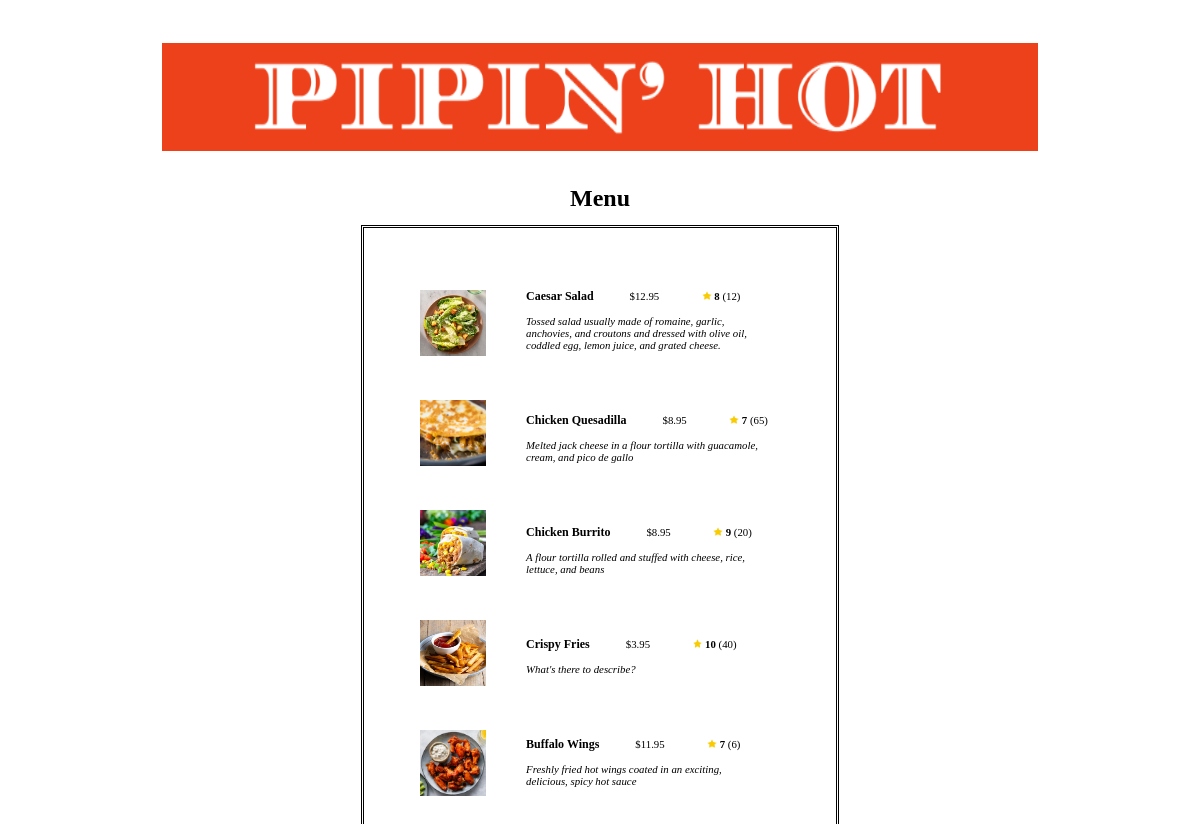
Page /menu/userMenu/ on the earlier database version.
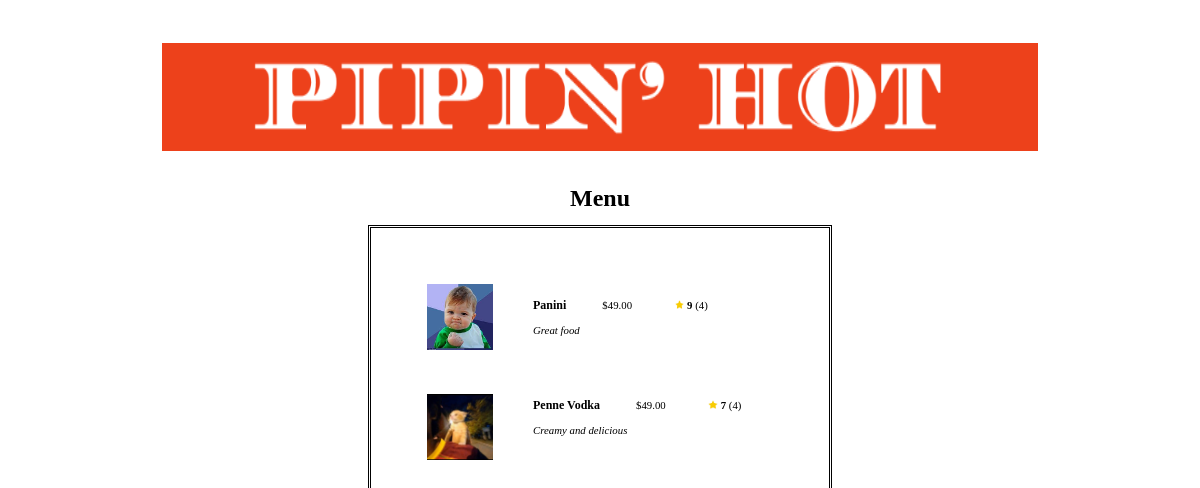
Same page on the later database version.
### menu/models.py (models this page shows)
class FoodItem(models.Model):
    name = models.CharField(max_length=50, unique=True)
    price = models.DecimalField(max_digits=6, decimal_places=2)
    img = models.ImageField(upload_to='uploads/')
    category = models.CharField(max_length=50)
    description = models.CharField(
        max_length=300, default="No description given")
    quantity_ordered = models.IntegerField(default=0)
    rating = models.IntegerField(default=0)
    chef_name = models.ForeignKey(
        User, on_delete=models.CASCADE, blank=True, default=None)
    vip_exclusive = models.BooleanField(default=False)

### menu/views.py (the view)
# urls.py: path('userMenu/', custFoodView, name='customer_menu'),
def custFoodView(request):
    form = FoodForm(request.POST, request.FILES)
    foodList = FoodItem.objects.all()
    user = request.user.pk
    if (Customer.objects.filter(pk=user).exists()):
        return redirect('order')
    else:
        if form.is_valid():
            form.save()
        else:
            if form.is_valid():
                form.save()
            else:
                form = FoodForm()
            return render(request, 'userMenu.html', {'form': form, 'foodList': foodList})

### menu/templates/userMenu.html (shortened to what this page needs)
{% load static %}
{% load mathfilters %}
<!DOCTYPE html>
<html lang="en">
<head>
    <link rel = "stylesheet" href = "{% static '/css/chefMenu.css' %}">
</head>
<body>
    <div class = "header">
        <a href = "{% url 'defaultHome' %}"> <img src="{% static 'Pipin-Hot.png' %}"/> </a>
    </div>
    <h1> Menu </h1>
    <div class = "foodContainer">
        <div class = "pictureContainer">
            {% for item in foodList %}
                {% if item.vip_exclusive == False %}
                <u1 style = "list-style: none;">
                    <li style = "padding: 20px;" >
                        <img src = "{{ item.img.url }}">
                    </li>
                </u1>
                {% endif %}
            {% endfor %}
        </div>
        <div>
        {% for item in foodList %}
            {% if item.vip_exclusive == False %}
            <u1 style = "list-style: none;">
                <li style = "padding: 20px; margin-top: 0.2vw; margin-bottom: 0.70vw">
                    <p class = "foodTitle">
                        {{ item.name }}
                    </p>
                    <p class = "foodInfo">
                        ${{ item.price }}
                    </p>
                    {% with num=item.rating denom=item.quantity_ordered %}
                    <p style = "margin-left: 40px; margin-right: 1vw" class = "foodInfo">
                        <img style = "width:0.8vw; height:0.75vw;" src = "{% static 'star.png' %}"/>
                        {% if item.quantity_ordered != 0 %}
                            <strong> {{ num|intdiv:denom }} </strong> ({{item.quantity_ordered}})
                        {% endif %}
                    </p>
                    {% endwith %}
                    <p class = "foodDesc">
                        {{ item.description }}
                    </p>
                </li>
            </u1>
            {% endif %}
        {% endfor %}
        </div>
    </div>
</body>
</html>

### static/css/chefMenu.css (style rules this page uses)
.foodContainer { display: flex; align-items: center; justify-content: center; padding: 3vw; flex-direction: row; outline-style: double; }
.foodContainer img { width: 5.5vw; height: 5.5vw; display: inline; }
.pictureContainer { display: block; }
body { display: flex; align-items: center; justify-content: center; padding: 35px; flex-direction: column; }
.foodTitle { font-weight: bold; display: inline; margin-right: 2.75vw; font-size: 1.0vw; font-family: Garamond, serif; }
.foodInfo { display: inline; font-size: 0.9vw; font-family: Garamond, serif; }
.foodDesc { font-size: 0.9vw; font-family: Garamond, serif; width: 20vw; font-style: italic; }

### menu/templates/userMenu.html (style rules this page uses)
h1 { margin-top: 2.5vw; font-size: 2vw; font-family: "Garamond", serif; text-align: center; }

Differences in the rows shown:
removed FoodItem: img (picture), name "Caesar Salad", price "12.95", vip_exclusive False (drawn), rating "8", quantity_ordered "12", description "Tossed salad usually made of romaine, garlic, anchovies, and croutons and dressed with olive oil, coddled egg, lemon juice, and grated cheese."
removed FoodItem: img (picture), name "Chicken Quesadilla", price "8.95", vip_exclusive False (drawn), rating "7", quantity_ordered "65", description "Melted jack cheese in a flour tortilla with guacamole, cream, and pico de gallo"
removed FoodItem: img (picture), name "Chicken Burrito", price "8.95", vip_exclusive False (drawn), rating "9", quantity_ordered "20", description "A flour tortilla rolled and stuffed with cheese, rice, lettuce, and beans"
removed FoodItem: img (picture), name "Crispy Fries", price "3.95", vip_exclusive False (drawn), rating "10", quantity_ordered "40", description "What's there to describe?"
removed FoodItem: img (picture), name "Buffalo Wings", price "11.95", vip_exclusive False (drawn), rating "7", quantity_ordered "6", description "Freshly fried hot wings coated in an exciting, delicious, spicy hot sauce"
added FoodItem: img (picture), name "Panini", price "49.00", vip_exclusive False (drawn), rating "9", quantity_ordered "4", description "Great food"
added FoodItem: img (picture), name "Penne Vodka", price "49.00", vip_exclusive False (drawn), rating "7", quantity_ordered "4", description "Creamy and delicious"
